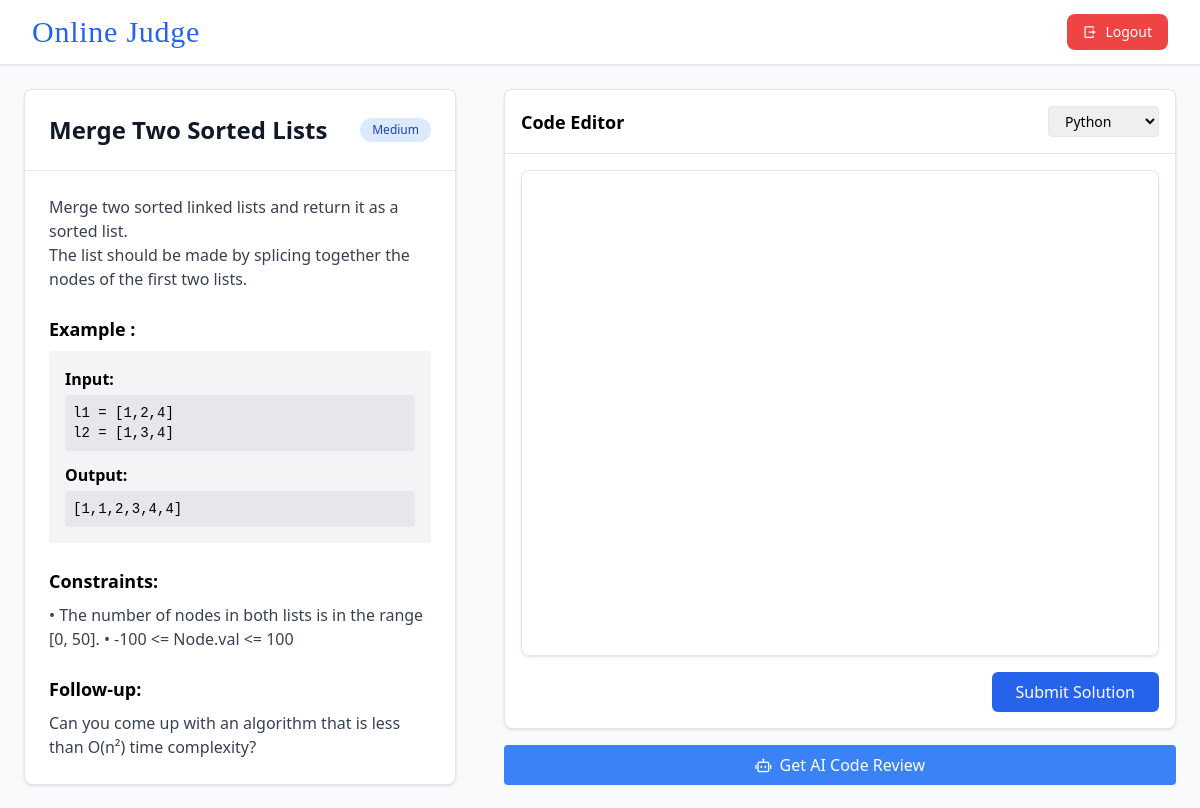
The page /compiler/problems/5/ (signed in) on the database its author committed.
### compiler/models.py (models this page shows, shortened)
class Problem(models.Model):
    title = models.CharField(max_length=100)
    description = models.TextField()
    constraints = models.TextField()
    example_input = models.TextField()
    example_output = models.TextField()

### compiler/views.py (the view, shortened to what this page needs)
# urls.py: path('problems/<int:problem_id>/',submit,name = 'submit'),
@login_required
def submit(request,problem_id):
    problem = get_object_or_404(Problem, id=problem_id)
    last_submission = Codesubmission.objects.filter(user=request.user,problem=problem).order_by('timestamp').first()
    return render(request,'compiler.html',{"problem":problem,"last_submission":last_submission})

### compiler/templates/compiler.html (shortened to what this page needs)
<!DOCTYPE html>
<html lang="en">
  <head>
    <link href="https://cdnjs.cloudflare.com/ajax/libs/remixicon/4.6.0/remixicon.min.css" rel="stylesheet" />
    <script src="https://cdn.tailwindcss.com/3.4.16"></script>
  </head>
  <body class="bg-gray-50 font-sans antialiased">
    <nav class="bg-white shadow-sm border-b border-gray-200 sticky top-0 z-10">
      <div class="max-w-7xl mx-auto px-4 sm:px-6 lg:px-8">
        <div class="flex justify-between items-center h-16">
          <a href="/home/" class="text-3xl font-['Pacifico'] text-blue-600 tracking-wide hover:text-blue-700 transition-slow">Online Judge</a>
          <a href="/auth/logout/" class="bg-red-500 hover:bg-red-600 text-white px-4 py-2 rounded-lg text-sm font-medium transition-slow flex items-center">
            <i class="ri-logout-box-r-line mr-2"></i> Logout
          </a>
        </div>
      </div>
    </nav>
    <div class="min-h-[calc(100vh-4rem)] flex flex-col lg:flex-row">
      <div class="w-full lg:w-2/5 p-4 lg:p-6">
        <div class="bg-white rounded-lg shadow border h-full flex flex-col overflow-hidden">
          <div class="p-6 border-b">
            <div class="flex items-center justify-between">
              <h1 class="text-2xl font-bold text-gray-900">{{problem.title}}</h1>
              <span class="inline-flex items-center px-3 py-1 rounded-full text-xs font-medium bg-blue-100 text-blue-800">
                {{problem.difficulty|default:"Medium"}}
              </span>
            </div>
          </div>
          <div class="p-6 overflow-y-auto custom-scroll flex-1">
            <div class="prose prose-sm max-w-none">
              <div class="text-gray-700 whitespace-pre-wrap mb-6">{{ problem.description }}</div>
              <h3 class="text-lg font-semibold mt-4 mb-2">Example :</h3>
              <div class="bg-gray-100 p-4 rounded mb-6">
                <strong class="block mb-1">Input:</strong>
                <pre class="whitespace-pre-wrap bg-gray-200 p-2 rounded font-mono text-sm">{{problem.example_input}}</pre>
                <strong class="block mt-3 mb-1">Output:</strong>
                <pre class="whitespace-pre-wrap bg-gray-200 p-2 rounded font-mono text-sm">{{problem.example_output}}</pre>
              </div>
              <h3 class="text-lg font-semibold mt-4 mb-2">Constraints:</h3>
              <ul class="list-disc list-inside text-gray-700 space-y-1 mb-6">{{problem.constraints|safe}}</ul>
              <h3 class="text-lg font-semibold mt-4 mb-2">Follow-up:</h3>
              <p class="text-gray-700">Can you come up with an algorithm that is less than O(n²) time complexity?</p>
            </div>
          </div>
        </div>
      </div>
      <div class="w-full lg:w-3/5 p-4 lg:p-6 flex flex-col">
        <form method="post" action="{% url 'submit' problem.id %}" class="flex flex-col flex-1 gap-4">
          <div class="bg-white rounded-lg shadow border flex-1 flex flex-col">
            <div class="p-4 border-b flex justify-between items-center">
              <h2 class="text-lg font-semibold">Code Editor</h2>
              <select id="languageSelect" name="language" class="border rounded px-3 py-1 text-sm focus:ring-2 focus:ring-blue-500 focus:border-blue-500 transition-slow">
                <option value="python">Python</option>
              </select>
            </div>
            <div class="p-4 flex-1 flex flex-col">
              <div id="monacoEditor" class="w-full flex-1 rounded-lg border shadow overflow-hidden"></div>
              <button id="submitBtn" type="submit" class="mt-4 bg-blue-600 hover:bg-blue-700 text-white font-medium py-2 px-6 rounded-md transition-slow flex items-center justify-center self-end">
                <span id="submitText">Submit Solution</span>
              </button>
            </div>
          </div>
        </form>
        <div class="mt-4">
          <a href="{% url 'ai_review' problem.id %}"
             class="bg-blue-500 hover:bg-blue-600 text-white px-4 py-2 rounded transition-slow flex items-center justify-center">
            <i class="ri-robot-2-line mr-2"></i>
            <span>Get AI Code Review</span>
          </a>
        </div>
      </div>
    </div>
  </body>
</html>

### compiler/templates/compiler.html (style rules this page uses)
.custom-scroll { scrollbar-width: thin; scrollbar-color: #d1d5db #f3f4f6; }
.transition-slow { transition: all 0.3s ease; }

### rows shown on the page
Problem: title "Merge Two Sorted Lists", description "Merge two sorted linked lists and return it as a sorted list. The list should be made by splicing together the nodes of the first two lists.", example_input "l1 = [1,2,4] l2 = [1,3,4]", example_output "[1,1,2,3,4,4]", constraints "• The number of nodes in both lists is in the range [0, 50]. • -100 <= Node.val <= 100"

### other values the page prints
{{ problem.difficulty|default:"Medium" }} "Medium"
